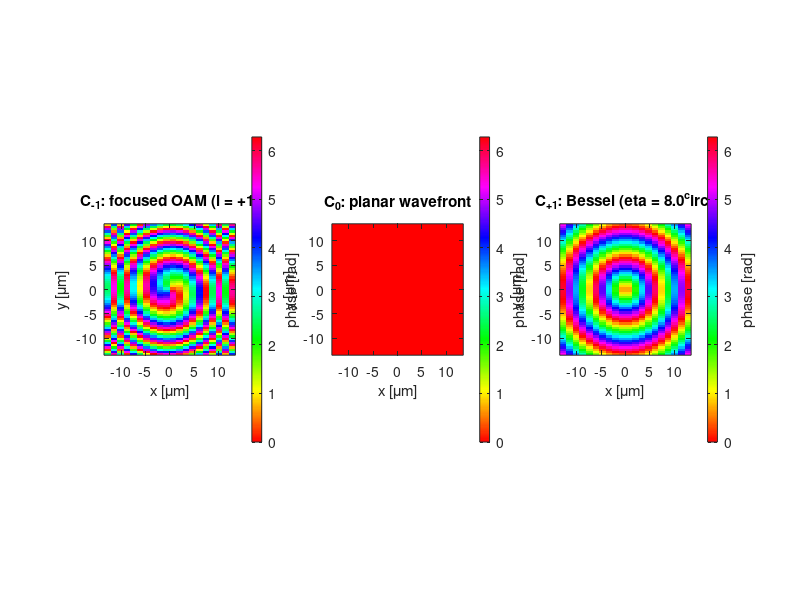

Write MATLAB code to recreate this figure. (Note: this script raises an error after producing the figure.)
%% generate_target_phases_905nm.m
% 905 nm 正入射三通道超表面验证：生成供 FDTD library 匹配的目标相位。
%
% 最终实验计划：
%   N = -1 : focused OAM beam, l = +1
%   N =  0 : plane wave
%   N = +1 : zero-order Bessel beam
%
% 重要：本文件的 phiC_* 是要与单 supercell FDTD library 中 C_N 的
% 相位比较的“结构部分目标相位”。固定周期 Sx 产生的衍射级次方向
% 已包含在 Fourier/Floquet 级次 N 中，不能再作为逐个 supercell 的
% 相位目标叠加到 phiC_* 内。
%
% 输出：
%   target_phases_905nm.mat    所有相位、坐标和参数
%   target_phase_maps_905nm.png 相位图（运行时生成）
%
% 需要按实际设计/实验修改的三个参数：
%   beta_deg : Bessel 锥角（默认 8 deg）
%   f_um     : focused-OAM 焦距（默认 30 um）
%   l        : OAM 拓扑荷（默认 +1）

clear; clc;

%% 1. 实验与器件参数（SI 单位）
lambda0 = 905e-9;      % 工作波长 [m]
Sx      = 1350e-9;     % x 向 supercell 周期 [m]
Sy      = 450e-9;      % y 向 supercell 周期 [m]
Nx      = 20;          % x 向 supercell 数，器件宽度 Lx = 27 um
Ny      = 60;          % y 向 supercell 数，器件宽度 Ly = 27 um

beta_deg = 8;          % +1 级 Bessel 锥角 [deg]
f_um     = 30;         % -1 级 focused OAM 焦距 [um]
l        = +1;         % -1 级 OAM 拓扑荷

assert(lambda0 > 0 && Sx > 0 && Sy > 0, 'lambda0, Sx, Sy 必须为正值。');
assert(Nx >= 1 && Ny >= 1 && mod(Nx,1) == 0 && mod(Ny,1) == 0, ...
    'Nx 和 Ny 必须为正整数。');
assert(abs(lambda0/Sx) <= 1, ...
    'Sx 太小：+/-1 级在空气侧不能传播。');

%% 2. 以每个 supercell 中心为采样点建立器件平面坐标
Lx = Nx * Sx;
Ly = Ny * Sy;
x = ((0:Nx-1) + 0.5) * Sx - Lx/2;
y = ((0:Ny-1) + 0.5) * Sy - Ly/2;
[X, Y] = meshgrid(x, y);       % 相位矩阵尺寸为 Ny x Nx
R     = hypot(X, Y);
Theta = atan2(Y, X);

k0   = 2*pi/lambda0;
beta = deg2rad(beta_deg);
f    = f_um * 1e-6;
kr   = k0 * sin(beta);

%% 3. 三个级次的结构部分目标相位 phiC_N（供 FDTD library 匹配）
% N = 0：平面波正入射且不额外施加空间相位，因此输出保持平面波相位。
phiC_0 = zeros(Ny, Nx);
% 平面波还要求振幅在器件面上均匀；此处仅定义归一化空间分布，
% 实际绝对振幅/效率由 FDTD library 的 C_0 决定。
A0_target = ones(Ny, Nx);

% N = +1：轴锥相位。正负号取决于所采用的时间因子约定；这里采用
% exp(-i*omega*t) 下常用的 +kr*R 写法。若传播验证显示为发散锥，
% 将下一行改为 -kr*R 即可。
phiC_p1 = kr * R;

% N = -1：会聚球面相位 + 螺旋相位。采用与上式相同的相位约定。
phi_focus = k0 * (sqrt(R.^2 + f.^2) - f);
phi_oam   = l * Theta;
phiC_m1  = phi_focus + phi_oam;

% 所有相位限制为 [0, 2*pi)，以便同 FDTD library 的相位作环形比较。
phiC_0  = mod(phiC_0,  2*pi);
phiC_p1 = mod(phiC_p1, 2*pi);
phiC_m1 = mod(phiC_m1, 2*pi);

%% 4. 级次方向与“含空间载波”的连续相位表达式（仅用于核查/展示）
% 对固定 Sx，Floquet 级次中心方向为 sin(theta_N)=N*lambda0/Sx。
theta_m1_deg = asind(-lambda0/Sx);
theta_0_deg  = 0;
theta_p1_deg = asind(+lambda0/Sx);

% 这些 phiT_N 是连续平面中的理论总相位表达式。实际进行 library 匹配时
% 请使用上面的 phiC_m1、phiC_0、phiC_p1，而非 phiT_N。
phiT_m1 = mod(-2*pi*X/Sx + phi_focus + phi_oam, 2*pi);
phiT_0  = phiC_0;
phiT_p1 = mod(+2*pi*X/Sx + kr*R, 2*pi);

%% 5. 保存 MAT 文件，供后续结构匹配与角谱传播脚本直接调用
params = struct( ...
    'lambda0_m', lambda0, 'Sx_m', Sx, 'Sy_m', Sy, ...
    'Nx', Nx, 'Ny', Ny, 'Lx_m', Lx, 'Ly_m', Ly, ...
    'beta_deg', beta_deg, 'f_um', f_um, 'topological_charge_l', l, ...
    'theta_m1_deg', theta_m1_deg, 'theta_0_deg', theta_0_deg, ...
    'theta_p1_deg', theta_p1_deg, 'kr_per_m', kr);

save('target_phases_905nm.mat', ...
    'X', 'Y', 'R', 'Theta', ...
    'phiC_m1', 'phiC_0', 'phiC_p1', 'A0_target', ...
    'phiT_m1', 'phiT_0', 'phiT_p1', 'params');

%% 6. 绘图并保存，单位为 rad；行=y，列=x
figure('Color', 'w', 'Position', [100 100 1300 420]);
phase_maps = {phiC_m1, phiC_0, phiC_p1};
titles = { ...
    sprintf('C_{-1}: focused OAM (l = %+d)', l), ...
    'C_0: planar wavefront', ...
    sprintf('C_{+1}: Bessel (\beta = %.1f^\circ)', beta_deg)};

for n = 1:3
    subplot(1, 3, n);
    imagesc(x*1e6, y*1e6, phase_maps{n});
    axis image xy;
    xlabel('x [\mum]'); ylabel('y [\mum]');
    title(titles{n});
    colormap(gca, hsv(256));
    caxis([0 2*pi]);
    cb = colorbar;
    ylabel(cb, 'phase [rad]');
end
sgtitle(sprintf(['Target phases for 905 nm, S_x = %.0f nm, ', ...
    '\theta_{\pm1} = \pm%.2f^\circ'], Sx*1e9, theta_p1_deg));
exportgraphics(gcf, 'target_phase_maps_905nm.png', 'Resolution', 300);

%% 7. 命令行摘要
fprintf('Target phase files created successfully.\\n');
fprintf('MAT file : target_phases_905nm.mat\\n');
fprintf('Figure   : target_phase_maps_905nm.png\\n');
fprintf('Diffraction angles (air): -1 = %.2f deg, 0 = %.2f deg, +1 = %.2f deg\\n', ...
    theta_m1_deg, theta_0_deg, theta_p1_deg);
fprintf('Device size: %.2f um x %.2f um (%d x %d supercells).\\n', ...
    Lx*1e6, Ly*1e6, Nx, Ny);
